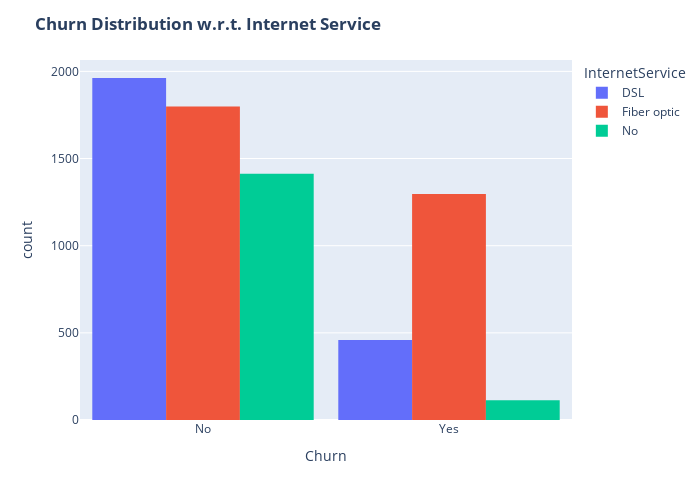

This figure's notebook cell:
### Code cell
plot_churn_vs_category(
    Data,
    churn_col="Churn",
    category_col="InternetService",
    title="<b>Churn Distribution w.r.t. Internet Service</b>"
)

### Figure 1 — Plotly figure (JSON) as saved in the notebook; plotly's stock layout.template omitted (floating-point values rounded to 4 significant figures; data arrays with more than 128 entries replaced by an {"elided": "..."} marker saying what was removed)
{"data": [{"alignmentgroup": "True", "bingroup": "x", "hovertemplate": "InternetService=DSL<br>Churn=%{x}<br>count=%{y}<extra></extra>", "legendgroup": "DSL", "marker": {"color": "#636efa", "pattern": {"shape": ""}}, "name": "DSL", "offsetgroup": "DSL", "orientation": "v", "showlegend": true, "type": "histogram", "x": {"elided": "2421 str values"}, "xaxis": "x", "yaxis": "y"}, {"alignmentgroup": "True", "bingroup": "x", "hovertemplate": "InternetService=Fiber optic<br>Churn=%{x}<br>count=%{y}<extra></extra>", "legendgroup": "Fiber optic", "marker": {"color": "#EF553B", "pattern": {"shape": ""}}, "name": "Fiber optic", "offsetgroup": "Fiber optic", "orientation": "v", "showlegend": true, "type": "histogram", "x": {"elided": "3096 str values"}, "xaxis": "x", "yaxis": "y"}, {"alignmentgroup": "True", "bingroup": "x", "hovertemplate": "InternetService=No<br>Churn=%{x}<br>count=%{y}<extra></extra>", "legendgroup": "No", "marker": {"color": "#00cc96", "pattern": {"shape": ""}}, "name": "No", "offsetgroup": "No", "orientation": "v", "showlegend": true, "type": "histogram", "x": {"elided": "1526 str values"}, "xaxis": "x", "yaxis": "y"}], "layout": {"bargap": 0.1, "barmode": "group", "height": 500, "legend": {"title": {"text": "InternetService"}, "tracegroupgap": 0}, "margin": {"t": 60}, "title": {"text": "<b>Churn Distribution w.r.t. Internet Service</b>"}, "width": 700, "xaxis": {"anchor": "y", "domain": [0, 1], "title": {"text": "Churn"}}, "yaxis": {"anchor": "x", "domain": [0, 1], "title": {"text": "count"}}}}
